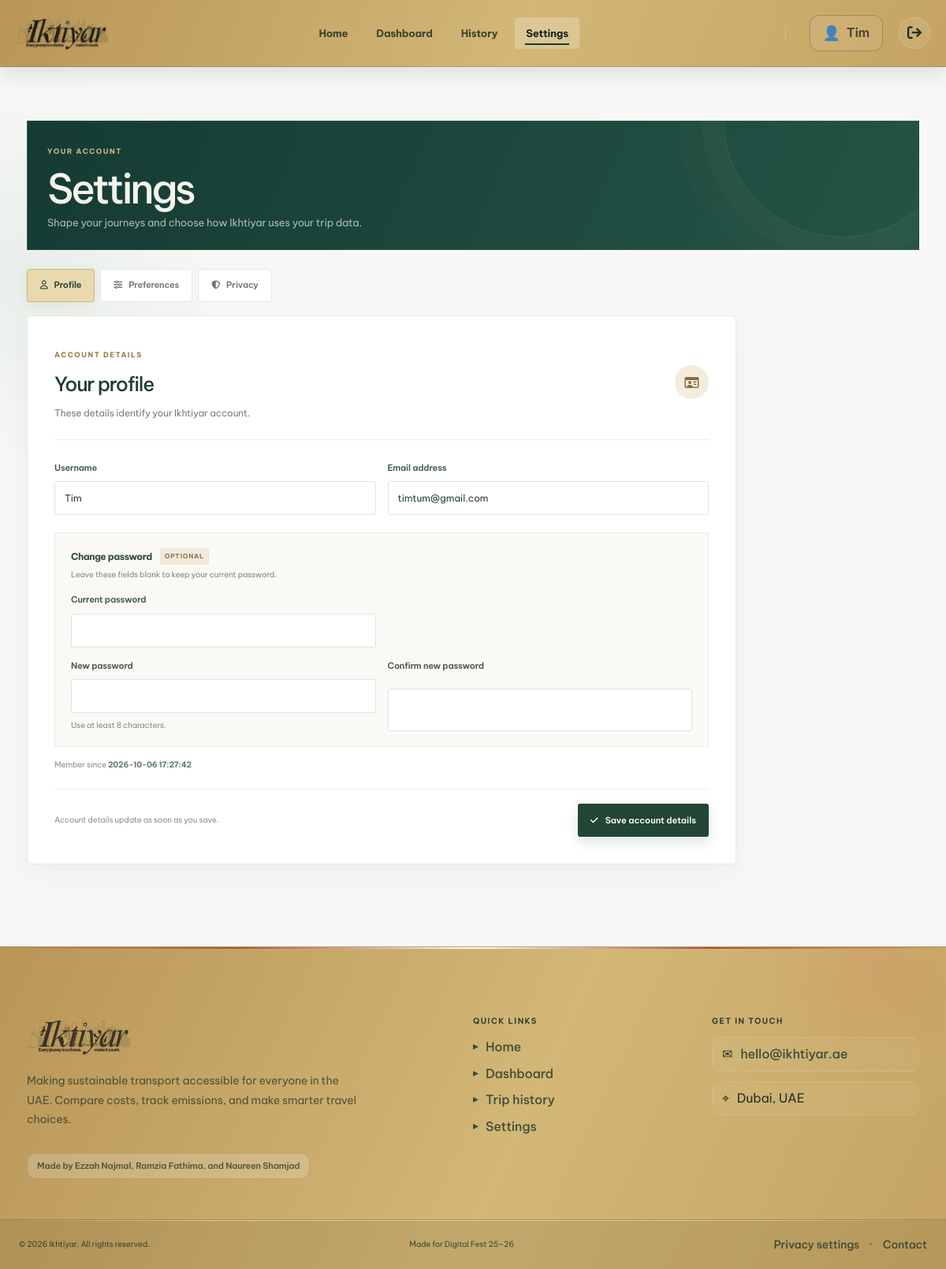
The app's page /settings (signed in) with its own data.
### tables this page shows
CREATE TABLE users (
                    id INTEGER PRIMARY KEY AUTOINCREMENT,
                    username TEXT UNIQUE NOT NULL,
                    email TEXT UNIQUE NOT NULL,
                    password TEXT NOT NULL,
                    created_at TIMESTAMP DEFAULT CURRENT_TIMESTAMP,
                    last_login TIMESTAMP
                );

### app.py (the view, shortened to what this page needs)
@app.route('/settings', methods=['GET', 'POST'])
def settings():
    if 'user_id' not in session:
        return redirect(url_for('login'))
    user_id = session['user_id']
    user = db.get_user_by_id(user_id) or {}
    prefs = db.get_preferences(user_id) or {
        'priority_speed': 5, 'priority_cost': 5, 'priority_environment': 5,
        'max_walking_temp': 40, 'budget_per_trip': 50
    }
    privacy = db.get_privacy_settings(user_id)
    active_tab = request.args.get('tab', 'profile')
    if active_tab not in ('profile', 'preferences', 'privacy'):
        active_tab = 'profile'
    return render_template(
        'settings.html', user=user, prefs=prefs, privacy=privacy,
        username=session['username'], email=user.get('email', ''), active_tab=active_tab
    )

### database/db_manager.py (called while the page is built)
    def get_connection(self):
        if USING_POSTGRES:
            conn = psycopg2.connect(self.db_path)
            cursor = conn.cursor(cursor_factory=psycopg2_extras.RealDictCursor)
            return conn, cursor
        else:
            conn = sqlite3.connect(self.db_path)
            conn.row_factory = sqlite3.Row
            return conn, conn.cursor()

    def get_user_by_id(self, user_id):
        conn, cursor = self.get_connection()
        if USING_POSTGRES:
            cursor.execute('SELECT * FROM users WHERE id = %s', (user_id,))
        else:
            cursor.execute('SELECT * FROM users WHERE id = ?', (user_id,))
        user = cursor.fetchone()
        cursor.close()
        conn.close()
        return dict(user) if user else None

    def get_preferences(self, user_id):
        conn, cursor = self.get_connection()
        if USING_POSTGRES:
            cursor.execute('SELECT * FROM user_preferences WHERE user_id = %s', (user_id,))
        else:
            cursor.execute('SELECT * FROM user_preferences WHERE user_id = ?', (user_id,))
        prefs = cursor.fetchone()
        cursor.close()
        conn.close()
        return dict(prefs) if prefs else None

    def get_privacy_settings(self, user_id):
        conn, cursor = self.get_connection()
        try:
            if USING_POSTGRES:
                cursor.execute('SELECT * FROM user_privacy_settings WHERE user_id = %s', (user_id,))
            else:
                cursor.execute('SELECT * FROM user_privacy_settings WHERE user_id = ?', (user_id,))
            row = cursor.fetchone()
            if not row:
                return {'save_trip_history': True, 'personalized_recommendations': True}
            settings = dict(row)
            settings['save_trip_history'] = bool(settings.get('save_trip_history', True))
            settings['personalized_recommendations'] = bool(settings.get('personalized_recommendations', True))
            return settings
        finally:
            cursor.close()
            conn.close()

### templates/settings.html (shortened to what this page needs)
<!DOCTYPE html>
<html lang="en">
<head>
    <link rel="stylesheet" href="{{ url_for('static', filename='css/style.css') }}">
    <link rel="stylesheet" href="{{ url_for('static', filename='css/theme-refresh.css') }}">
    <link rel="stylesheet" href="{{ url_for('static', filename='css/page-polish.css') }}">
    <link rel="stylesheet" href="https://cdnjs.cloudflare.com/ajax/libs/font-awesome/6.5.0/css/all.min.css">
</head>
<body class="settings-page">
<div class="page-wrapper">
    <nav class="navbar" aria-label="Main navigation">
        <div class="container">
            <a href="/home" class="logo" aria-label="Ikhtiyar home">
                <img src="{{ url_for('static', filename='images/ikhtiyar-black.png') }}" alt="Ikhtiyar" onerror="this.style.display='none';this.parentElement.classList.add('logo-missing')">
            </a>
            <div class="nav-links">
                <a href="/home">Home</a>
                <a href="/dashboard">Dashboard</a>
                <a href="/history">History</a>
                <a href="/settings" class="active" aria-current="page">Settings</a>
            </div>
            <div class="nav-user-section">
                <span class="nav-username">{{ username }}</span>
                <a href="/logout" class="logout-link" aria-label="Sign out"><i class="fas fa-arrow-right-from-bracket" aria-hidden="true"></i></a>
            </div>
        </div>
    </nav>
    <main class="main-content">
        <div class="container">
            <header class="page-intro reveal-on-scroll">
                <div><span class="page-kicker">YOUR ACCOUNT</span><h1>Settings</h1><p>Shape your journeys and choose how Ikhtiyar uses your trip data.</p></div>
            </header>
            <div class="settings-layout">
                <nav class="settings-tabs" aria-label="Settings sections">
                    <a class="tab {% if active_tab == 'profile' %}active{% endif %}" href="{{ url_for('settings', tab='profile') }}" role="tab" id="tab-profile" aria-controls="panel-profile" aria-selected="{{ 'true' if active_tab == 'profile' else 'false' }}" {% if active_tab == 'profile' %}aria-current="page"{% endif %} data-settings-tab="profile"><i class="fa-regular fa-user" aria-hidden="true"></i> Profile</a>
                    <a class="tab {% if active_tab == 'preferences' %}active{% endif %}" href="{{ url_for('settings', tab='preferences') }}" role="tab" id="tab-preferences" aria-controls="panel-preferences" aria-selected="{{ 'true' if active_tab == 'preferences' else 'false' }}" {% if active_tab == 'preferences' %}aria-current="page"{% endif %} data-settings-tab="preferences"><i class="fa-solid fa-sliders" aria-hidden="true"></i> Preferences</a>
                    <a class="tab {% if active_tab == 'privacy' %}active{% endif %}" href="{{ url_for('settings', tab='privacy') }}" role="tab" id="tab-privacy" aria-controls="panel-privacy" aria-selected="{{ 'true' if active_tab == 'privacy' else 'false' }}" {% if active_tab == 'privacy' %}aria-current="page"{% endif %} data-settings-tab="privacy"><i class="fa-solid fa-shield-halved" aria-hidden="true"></i> Privacy</a>
                </nav>
                <section class="settings-panel {% if active_tab == 'profile' %}active{% endif %}" id="panel-profile" role="tabpanel" aria-labelledby="tab-profile" data-settings-panel="profile" {% if active_tab != 'profile' %}hidden{% endif %}>
                    <div class="settings-card">
                        <div class="settings-card-heading"><div><span class="page-kicker">ACCOUNT DETAILS</span><h2>Your profile</h2><p>These details identify your Ikhtiyar account.</p></div><span class="settings-card-icon"><i class="fa-regular fa-id-card" aria-hidden="true"></i></span></div>
                        <form method="post" action="{{ url_for('settings', tab='profile') }}" class="settings-form profile-edit-form">
                            <div class="profile-edit-grid">
                                <label for="profile-username">Username<input id="profile-username" class="form-control" type="text" name="username" value="{{ user.username or username }}" minlength="2" maxlength="50" autocomplete="username" required></label>
                                <label for="profile-email">Email address<input id="profile-email" class="form-control" type="email" name="email" value="{{ user.email or email }}" maxlength="254" autocomplete="email" required></label>
                            </div>
                            <div class="password-change-block">
                                <div class="password-change-heading"><h3>Change password <span>OPTIONAL</span></h3><p>Leave these fields blank to keep your current password.</p></div>
                                <div class="password-change-grid">
                                    <label for="current-password">Current password<input id="current-password" class="form-control" type="password" name="current_password" autocomplete="current-password"></label>
                                    <span class="password-grid-spacer" aria-hidden="true"></span>
                                    <label for="new-password">New password<input id="new-password" class="form-control" type="password" name="new_password" minlength="8" autocomplete="new-password"><small>Use at least 8 characters.</small></label>
                                    <label for="confirm-password">Confirm new password<input id="confirm-password" class="form-control" type="password" name="confirm_password" minlength="8" autocomplete="new-password"></label>
                                </div>
                            </div>
                            {% if user.created_at %}<p class="profile-member-since">Member since <strong>{{ user.created_at }}</strong></p>{% endif %}
                            <div class="settings-form-actions"><p>Account details update as soon as you save.</p><button type="submit" class="btn btn-primary"><i class="fa-solid fa-check" aria-hidden="true"></i> Save account details</button></div>
                        </form>
                    </div>
                </section>
            </div>
        </div>
    </main>
    {% include 'components/footer.html' %}
</div>
</body>
</html>

### records on screen
users: username "Tim", email "timtum@gmail.com", created_at "2026-10-06 17:27:42"
